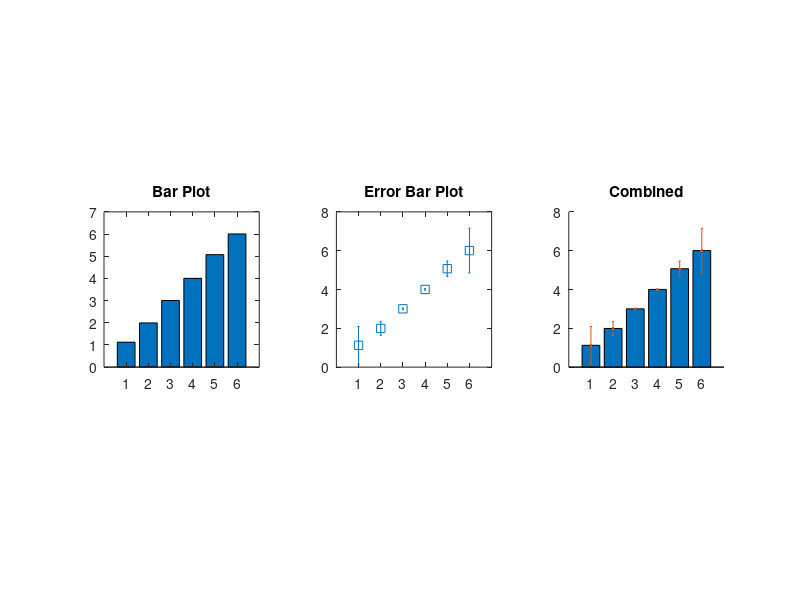

The MATLAB source for this figure:
% This is the exercise for '2. Bars and errorbars'

%% CONSTANTS
FEATURES = 6;
OBSERVATIONS = 30;

%% Creating random data
data = randn(OBSERVATIONS, FEATURES); % Creating random data
data = bsxfun(@times, data, linspace(-1,1,FEATURES).^2); % Setting variance to increase quadraticaly
data = bsxfun(@plus, data, (1:FEATURES)); % Setting maen to increase linearly

%% PLotting
figure(1), clf

subplot(131)
bar(1:FEATURES, mean(data,1))
axis square, set(gca, 'XLim', [0 FEATURES + 1], 'XTick', 1:FEATURES)
title 'Bar Plot'

subplot(132)
errorbar(1:FEATURES, mean(data), std(data), 's')
axis square, set(gca, 'XLim', [0 FEATURES + 1], 'XTick', 1:FEATURES)
title 'Error Bar Plot'

subplot(133)
hold on
bar(1:FEATURES, mean(data,1))
errorbar(1:FEATURES, mean(data), std(data), '.')
axis square, set(gca, 'XLim', [0 FEATURES + 1], 'XTick', 1:FEATURES)
title 'Combined'
